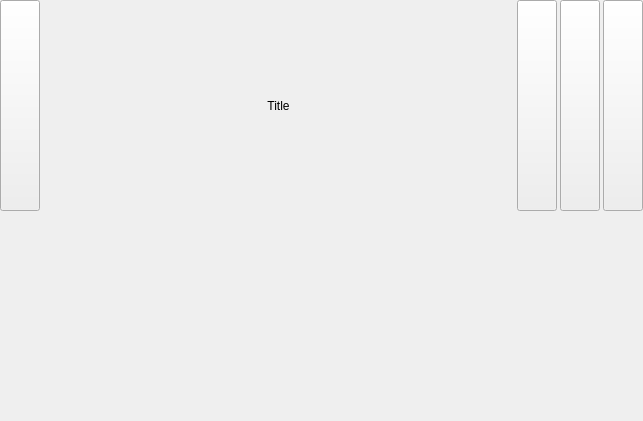
<?xml version="1.0" encoding="UTF-8"?>
<ui version="4.0">
 <class>DNATHmiClass</class>
 <widget class="QWidget" name="DNATHmiClass">
  <property name="geometry">
   <rect>
    <x>0</x>
    <y>0</y>
    <width>643</width>
    <height>421</height>
   </rect>
  </property>
  <property name="windowTitle">
   <string>DNATHmi</string>
  </property>
  <layout class="QGridLayout" name="gridLayout">
   <property name="horizontalSpacing">
    <number>4</number>
   </property>
   <property name="verticalSpacing">
    <number>0</number>
   </property>
   <property name="margin">
    <number>0</number>
   </property>
   <item row="0" column="0">
    <widget class="QWidget" name="widgetMain" native="true">
     <layout class="QVBoxLayout" name="verticalLayout">
      <property name="spacing">
       <number>0</number>
      </property>
      <property name="margin">
       <number>0</number>
      </property>
      <item>
       <widget class="QWidget" name="widgetTop" native="true">
        <layout class="QHBoxLayout" name="horizontalLayout">
         <property name="spacing">
          <number>3</number>
         </property>
         <property name="margin">
          <number>0</number>
         </property>
         <item>
          <widget class="QPushButton" name="btnReturn">
           <property name="sizePolicy">
            <sizepolicy hsizetype="Minimum" vsizetype="Expanding">
             <horstretch>0</horstretch>
             <verstretch>0</verstretch>
            </sizepolicy>
           </property>
           <property name="text">
            <string/>
           </property>
          </widget>
         </item>
         <item>
          <widget class="QLabel" name="labTitle">
           <property name="sizePolicy">
            <sizepolicy hsizetype="Expanding" vsizetype="Preferred">
             <horstretch>0</horstretch>
             <verstretch>0</verstretch>
            </sizepolicy>
           </property>
           <property name="text">
            <string>Title</string>
           </property>
           <property name="alignment">
            <set>Qt::AlignCenter</set>
           </property>
          </widget>
         </item>
         <item>
          <widget class="QPushButton" name="btnHelp">
           <property name="sizePolicy">
            <sizepolicy hsizetype="Minimum" vsizetype="Expanding">
             <horstretch>0</horstretch>
             <verstretch>0</verstretch>
            </sizepolicy>
           </property>
           <property name="text">
            <string/>
           </property>
          </widget>
         </item>
         <item>
          <widget class="QPushButton" name="btnConfig">
           <property name="sizePolicy">
            <sizepolicy hsizetype="Minimum" vsizetype="Expanding">
             <horstretch>0</horstretch>
             <verstretch>0</verstretch>
            </sizepolicy>
           </property>
           <property name="text">
            <string/>
           </property>
          </widget>
         </item>
         <item>
          <widget class="QPushButton" name="btnClose">
           <property name="sizePolicy">
            <sizepolicy hsizetype="Minimum" vsizetype="Expanding">
             <horstretch>0</horstretch>
             <verstretch>0</verstretch>
            </sizepolicy>
           </property>
           <property name="text">
            <string/>
           </property>
          </widget>
         </item>
        </layout>
       </widget>
      </item>
      <item>
       <widget class="QStackedWidget" name="stackedWidget"/>
      </item>
     </layout>
    </widget>
   </item>
  </layout>
 </widget>
 <layoutdefault spacing="6" margin="11"/>
 <resources>
  <include location="dnathmi.qrc"/>
 </resources>
 <connections/>
</ui>
